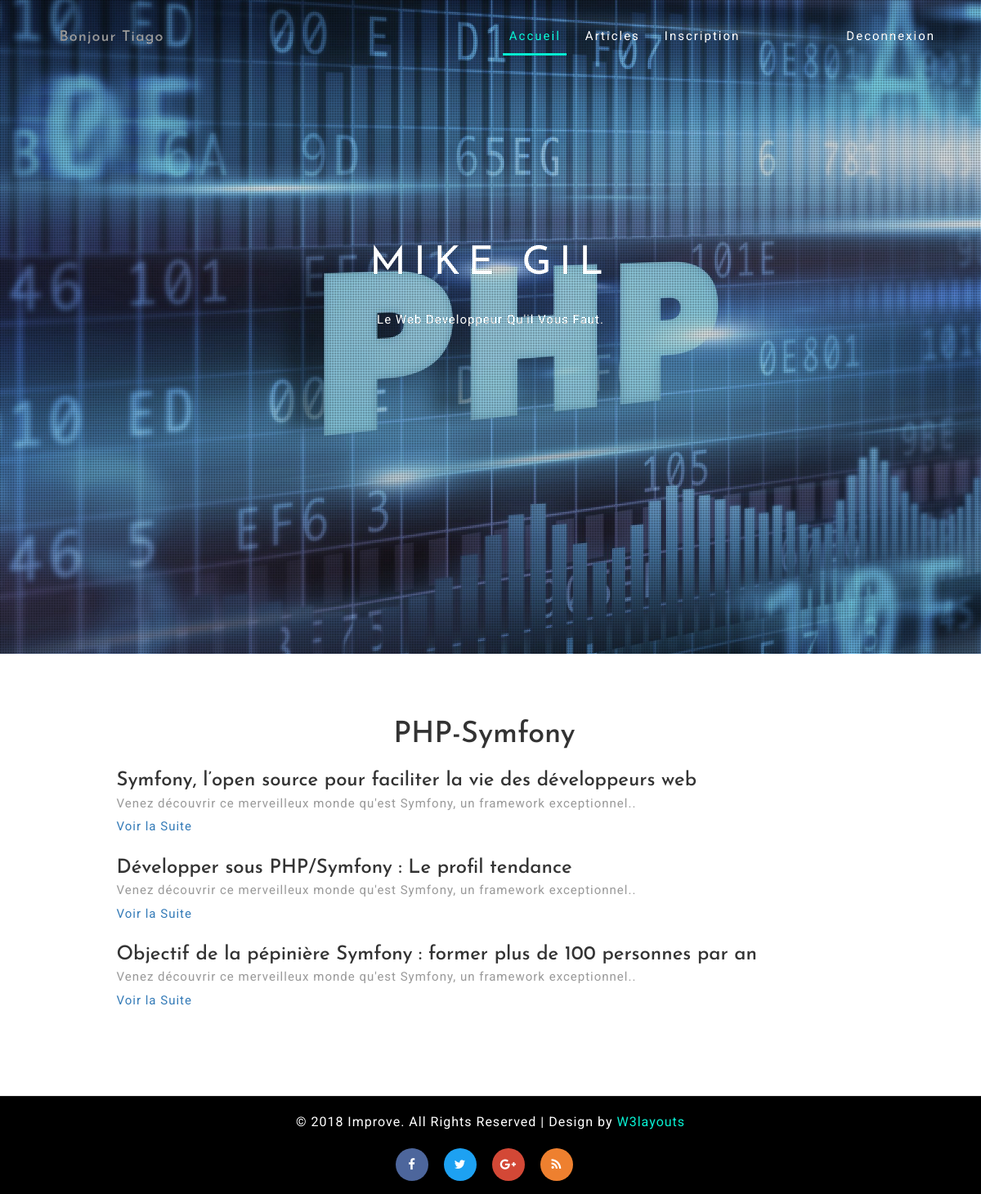
Page /index.php?p=categories&id=2 (signed in) on the committed database.
### tables this page shows
CREATE TABLE `categories` (
  `id` int(11) NOT NULL,
  `name` varchar(255) NOT NULL
);

CREATE TABLE `posts` (
  `id` int(11) NOT NULL,
  `title` varchar(255) NOT NULL,
  `chapo` longtext NOT NULL,
  `content` longtext NOT NULL,
  `user_id` int(11) NOT NULL,
  `dateT` date NOT NULL,
  `dateUpdate` datetime NOT NULL,
  `category_id` int(11) NOT NULL
);

### App/Controller/Controller.php (called while the page is built, shortened)
<?php
class Controller
{
	protected $viewPath;
	public function __construct()
	{
		$this -> viewPath = ROOT . '/App/Views/';
	}
	public function page($view, $variables=[])
	{
		extract($variables);
		require ($this -> viewPath . $view . '.php');
	}
}

### App/Controller/PostsController.php (called while the page is built, shortened)
<?php
class PostsController extends Controller
{
	public function categories()
	{
		$postsPerCat = \App\App::getInstance() -> getTable('posts');
		$category = \App\App::getInstance() -> getTable('categories');
		$cat = $category -> getCategory([$_GET['id']]);
		$posts = $postsPerCat -> getPostsPerCat([$_GET['id']]);
		$this -> page('posts/categories', compact('cat', 'posts'));
	}
}

### App/App.php (called while the page is built, shortened)
<?php
class App
{
	private static $db;
	private static $instance;
	public static function getDb()
	{
		if (self::$db == null) {
			self::$db = new \App\DataBase();
		}
		return self::$db;
	}
	public static function getInstance()
	{
		if(self::$instance == null){
			self::$instance = new App();
		}
		return self::$instance;
	}
	public function getTable($tableName)
	{
		return new $class_name();
	}
}

### App/Autoloader.php (called while the page is built, shortened)
<?php
class Autoloader
{
	static function autoload($class)
	{
		if (strpos($class, __NAMESPACE__ .'\\') === 0){
			$class = str_replace(__NAMESPACE__ . '\\', '', $class);
			$class = str_replace('\\', '/', $class);
		}
	}
}
?>

### App/Table/Table.php (called while the page is built, shortened)
<?php
class Table
{
	protected $table;
	public function __construct()
	{
		if ($this -> table === null) {
			$parts = explode( "\\", get_called_class());
			$this -> table = strtolower(end($parts));
		}
		return $this -> table;
	}
}

### App/Database.php (called while the page is built, shortened)
<?php
class Database
{
private $db;
private function getPdo()
{
	if ($this -> db == null) {
		$this -> db = new PDO('mysql:dbname=blog;host=localhost', 'root', 'root');
		$this -> db -> setAttribute(PDO::ATTR_ERRMODE, PDO::ERRMODE_WARNING);
	}
	return $this -> db;
}
public function prepare($statement, $attributes, $class_name = null, $one = true)
{
	$res = $this -> getPdo() -> prepare($statement);
	$req = $res -> execute($attributes);
	if ($class_name) {
		$res -> setFetchMode(PDO::FETCH_CLASS, $class_name);
	}
	else{
		$res -> setFetchMode(PDO::FETCH_OBJ);
	}
	if ($one) {
		$data = $res -> fetch();
	}
	else{
		$data = $res -> fetchAll();
	}
	return $data;
}
}

### App/Table/Categories.php (called while the page is built, shortened)
<?php
class Categories extends Table
{
	protected $table;
	public function getCategory($id)
	{
		$category = \App\App::getDb() -> prepare("SELECT * FROM {$this -> table} WHERE id = ?", $id, get_called_class());
		return $category;
	}
}

### App/Table/Posts.php (called while the page is built, shortened)
<?php
class Posts extends Table
{
	protected $table;
	public function getUrl()
	{
		return 'index.php?p=single&id=' .$this -> id;
	}
	public function getPostsPerCat($id)
	{
		$post = \App\App::getDb() -> prepare("SELECT posts.id, posts.title, posts.chapo, posts.content, posts.category_id, categories.id AS category FROM {$this -> table}
			 JOIN categories ON categories.id = posts.category_id
			 WHERE posts.category_id = ?", $id, __CLASS__, $one = false);
		return $post;
	}
}

### App/Views/posts/categories.php (the view, shortened to what this page needs)
<h1 style="text-align: center"><?= $cat -> name; ?></h1></br>
<?php
foreach ($posts as $post) {
	echo "<h3>".$post -> title. "</h3>";
	echo "<p>" .$post -> chapo. "<p/>";
	echo '<p><a href="' .$post -> getUrl(). '">Voir la Suite</a></p></br>';
}

### public/css/style.css (style rules this page uses)
html, body { font-size: 100%; font-family: 'Roboto', sans-serif; background:#ffffff; margin: 0; }
p,ul li,ol li { margin:0; font-size:15px; font-family: 'Roboto', sans-serif; letter-spacing:1px; line-height:1.9em; color:#999; }
h1,h2,h3,h4,h5,h6 { font-family: 'Josefin Sans', sans-serif; margin:0; }
input[type="submit"],input[type="reset"],.w3l_team_grd,.agileits_w3layouts_features_gridr h4,.agile_feature_grid,.agile_services_grid_pos,a,.w3l_footer_grid,.w3_two_grid_right_grid1,.w3_two_grid_right_grid1 i { -webkit-transition: 0.5s ease-in; -moz-transition: 0.5s ease-in; -ms-transition: 0.5s ease-in; -o-transition: 0.5s ease-in; transition:0.5s ease-in; }
.about1 p { color: #999; font-size: 15px; }

### rows in the picture
categories: name "PHP-Symfony"
posts: title "Symfony, l’open source pour faciliter la vie des développeurs web", chapo "Venez découvrir ce merveilleux monde qu'est Symfony, un framework exceptionnel.."
posts: title "Développer sous PHP/Symfony : Le profil tendance", chapo "Venez découvrir ce merveilleux monde qu'est Symfony, un framework exceptionnel.."
posts: title "Objectif de la pépinière Symfony : former plus de 100 personnes par an", chapo "Venez découvrir ce merveilleux monde qu'est Symfony, un framework exceptionnel.."

### other values in the picture
$_SESSION['nameVisitor'] "Tiago"
